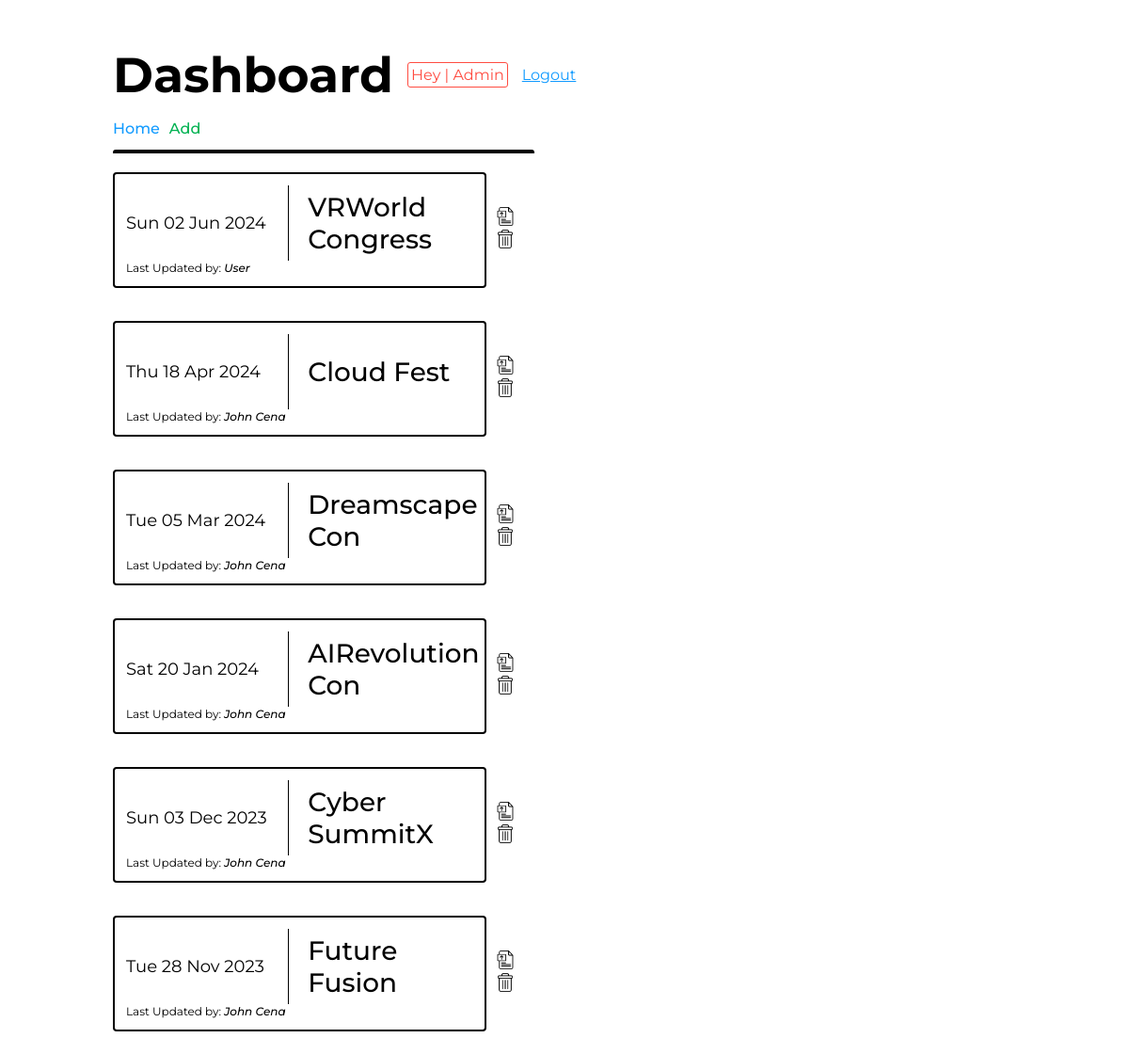
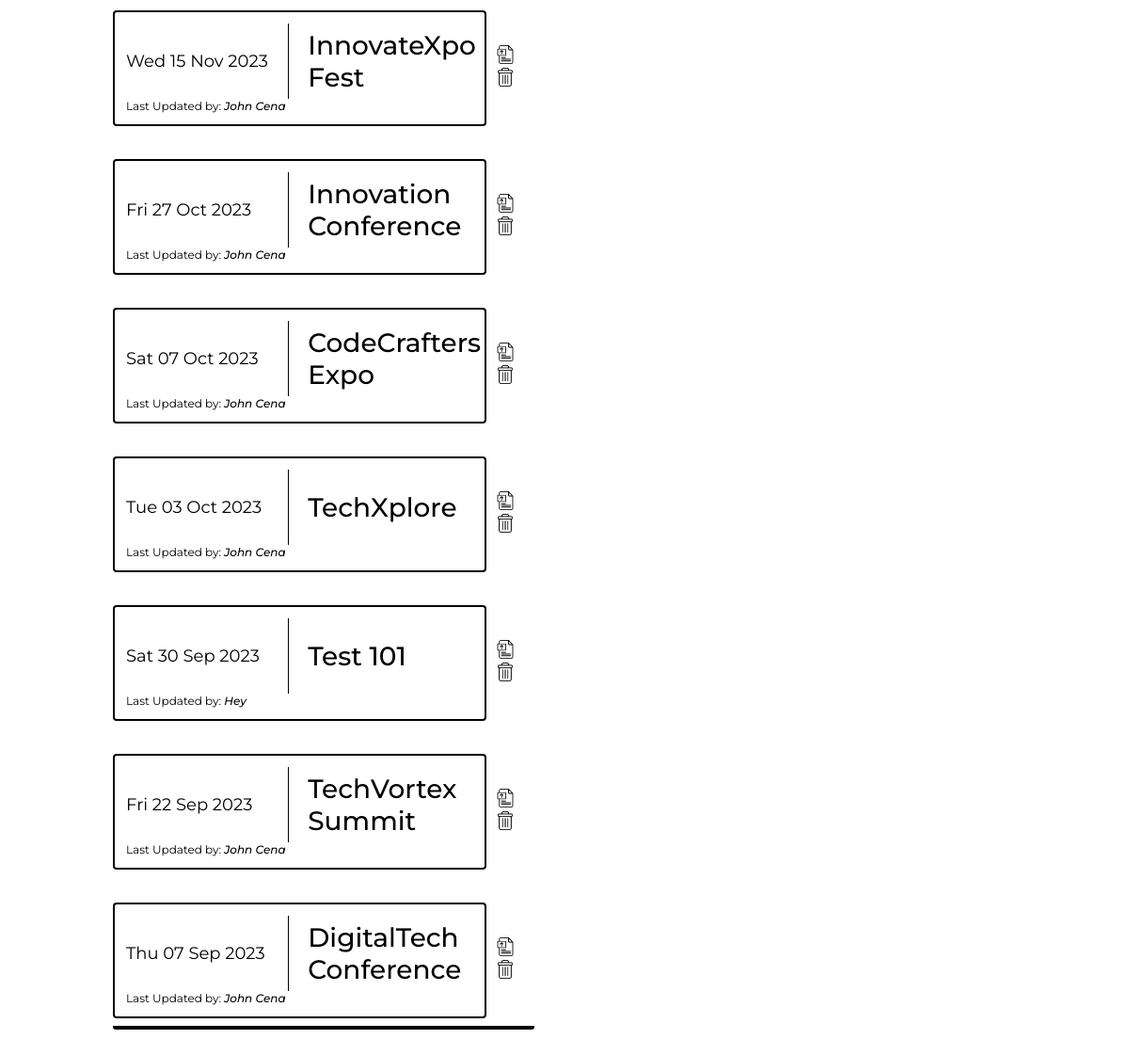
The app's page /dashboard (signed in) with its own data (2 pictures, top to bottom).
### helpers/db_manager.py (models this page shows)
    class User(db.Model, UserMixin):
        id = db.Column(db.Integer, primary_key=True)
        username = db.Column(db.String, unique=True)
        password = db.Column(db.String)
        is_admin = db.Column(db.Boolean)

    class Event(db.Model):
        id =  db.Column(db.Integer, primary_key=True)
        date = db.Column(db.String)
        title = db.Column(db.String)
        last_updated_by = db.Column(db.Integer, db.ForeignKey('user.id'))
        user = db.relationship("User", backref='user', lazy=True, uselist=False)

### app.py (the view)
@app.route("/dashboard")
@login_required
def dashboard():
    event_records = db_manager.get_events(db, event_table, user_table)
    return render_template("dashboard.html", events=event_records)

### app.py (called while the page is built)
@login_manager.user_loader
def load_user(user_id):
    return user_table.query.get(int(user_id))

@app.context_processor
def inject_user():
    return dict(user=current_user)

### helpers/db_manager.py (called while the page is built)
def get_events(db, event_table, user_table):
    event_records = db.session.execute(db.select(event_table).order_by(event_table.id)).scalars().all()
    serialized_event_records = []
    for record in event_records:
        user = user_table.query.filter_by(id=record.last_updated_by).first()
        event_record = EventObject(
            record.id,
            record.date,
            record.title,
            user.username
        )
        serialized_event_records.append(event_record)
    return sort_fmt_event_records(serialized_event_records)

def get_date(obj):
    return datetime.strptime(obj.date, '%Y-%m-%d')

def fmt_event_records(events):
    for event in events:
        if event.date != "":
            event_date = datetime.strptime(event.date, '%Y-%m-%d')
            event.date = event_date.strftime("%a %d %b %Y")
    return events

def sort_fmt_event_records(events):
    sorted_asc_list = sorted(events, key=get_date, reverse=True)
    return fmt_event_records(sorted_asc_list)

### templates/dashboard.html (shortened to what this page needs)
{%extends "base.html"%}
{%block page_title%}Dashboard{%endblock%}
{%block content%}
    <div class="crud-ops">
        <a class="events-link"href="/">Home</a>
        <a href="/add-event" class="add">
            Add
        </a>
    </div>
    <div class="dashboard-events-holder">
        {%for event in events%}
            <div class="event-ext">
                <div class="dashboard-event">
                    <div class="dashboard-event-content">
                        <div class="date">
                            <p>{{event.date}}</p>
                        </div>
                        <div class="title">
                            <h1>{{event.title}}</h1>
                        </div>
                    </div>
                    <p class="updated-by">Last Updated by: <span class="username">{{event.last_updated_by}}</span></p>
                </div>
                <div class="dashboard-event-options">
                    <a href="/update-event/{{event.id}}"><img class="update-img" src="{{url_for('static', filename='imgs/file.png')}}" width="20"></a>
                    {%if user.is_admin%}
                        <a href="/delete-event/{{event.id}}"><img class="delete-img" src="{{url_for('static', filename='imgs/delete.png')}}" width="20"></a>
                    {% endif %}
                </div>
            </div>
        {%endfor%}
    </div>
{%endblock%}

### templates/base.html (shortened to what this page needs)
<!DOCTYPE html>
<html>
    <head>
        <link rel="stylesheet" href="{{url_for('static', filename='css/events.css')}}">
        <link rel="stylesheet" href="{{url_for('static', filename='css/base.css')}}">
        <link rel="stylesheet" href="{{url_for('static', filename='css/messages.css')}}">
        <link rel="stylesheet" href="{{url_for('static', filename='css/forms.css')}}">
    </head>
    <body>
        <div class="page-content">
            <div class="page-title">
                <h1>{%block page_title%}{%endblock%}</h1>
                <div class="title-badge">
                    {% if user.is_admin %}
                        <p>{{user.username}} | Admin</p>
                    {% else %}
                        <p>{{user.username}}</p>
                    {% endif %}
                </div>
                <a href="/logout">Logout</a>
            </div>
            {% block content %}
            {% endblock %}
        </div>
    </body>
</html>

### static/css/events.css (style rules this page uses)
.dashboard-events-holder, .events-holder { border-radius: 3px; width: 28rem; padding: 20px 0px 20px 0px; overflow-y: scroll; height: 70vh; display: flex; flex-direction: column; gap: 35px; border-top: 4px solid #000; border-bottom: 4px solid #000; margin-top: 10px; margin-bottom: 10px; }
.event, .dashboard-event, .delete-event { border: 2px solid #000; border-radius: 4px; width: 25rem; min-height: 5.3rem; overflow: auto; padding: 12px; }
.event-content, .dashboard-event-content, .delete-event-content { display: flex; align-items: center; gap: 20px; flex-wrap: wrap; }
.delete-event-content .date, .dashboard-event-content .date, .event-content .date { font-size: 18px; font-weight: 400; border-right: 1px solid #000; height: 5rem; display: flex; justify-content: center; flex-direction: column; flex: 2; }
.dashboard-event-content p, .delete-event-content p { font-size: 18px; font-weight: 400; }
.delete-event-content .title h1, .dashboard-event-content .title h1, .event-content .title h1 { font-size: 28px; font-weight: 500; }
.delete-event-content .title, .dashboard-event-content .title, .event-content .title { flex: 1; min-width: 11rem; }
.dashboard-event-content h1, .delete-event-content h1 { font-size: 28px; font-weight: 500; }
.dashboard-event .updated-by { font-size: 12px; }
.dashboard-event .updated-by .username { font-style: italic; font-weight: 500; }
.event-ext { display: flex; align-items: center; gap: 10px; }

### static/css/base.css (style rules this page uses)
body { padding: 0px; margin: 0px; box-sizing: border-box; font-family: 'Montserrat', sans-serif; }
p, h1 { margin: 0px; }
.page-content { width: 80%; margin: auto; }
.page-title h1 { font-size: 52px; }
.page-title { display: flex; align-items: center; gap: 15px; margin: 3rem 0rem 1rem 0rem }
.page-title a { color: #129BFF; text-decoration: underline; }
.title-badge { border-radius: 3px; border: 1px solid #FF4C41; color: #FF4C41; padding: 3px; }
.crud-ops .add { color: #00B252; text-decoration: none; font-weight: 500; }
.events-link { color: #129BFF; text-decoration: none; font-weight: 500; }
.crud-ops { display: flex; gap: 10px; margin-bottom: 0.8rem; align-items: flex-end; }

### records on screen
User: username "Hey", is_admin True (drawn), last_updated_by "Hey"
Event: title "VRWorld Congress"
User: last_updated_by "User"
Event: title "Cloud Fest"
User: last_updated_by "John Cena" "John Cena" "John Cena" "John Cena" "John Cena" "John Cena" "John Cena" "John Cena" "John Cena" "John Cena" "John Cena"
Event: title "Dreamscape Con"
Event: title "AIRevolution Con"
Event: title "Cyber SummitX"
Event: title "Future Fusion"
Event: title "InnovateXpo Fest"
Event: title "Innovation Conference"
Event: title "CodeCrafters Expo"
Event: title "TechXplore"
Event: title "Test 101"
Event: title "TechVortex Summit"
Event: title "DigitalTech Conference"

### other values on screen
{{ event.date }} "Sun 02 Jun 2024" "Thu 18 Apr 2024" "Tue 05 Mar 2024" "Sat 20 Jan 2024" "Sun 03 Dec 2023" "Tue 28 Nov 2023" "Wed 15 Nov 2023" "Fri 27 Oct 2023" "Sat 07 Oct 2023" "Tue 03 Oct 2023" "Sat 30 Sep 2023" "Fri 22 Sep 2023" "Thu 07 Sep 2023"
